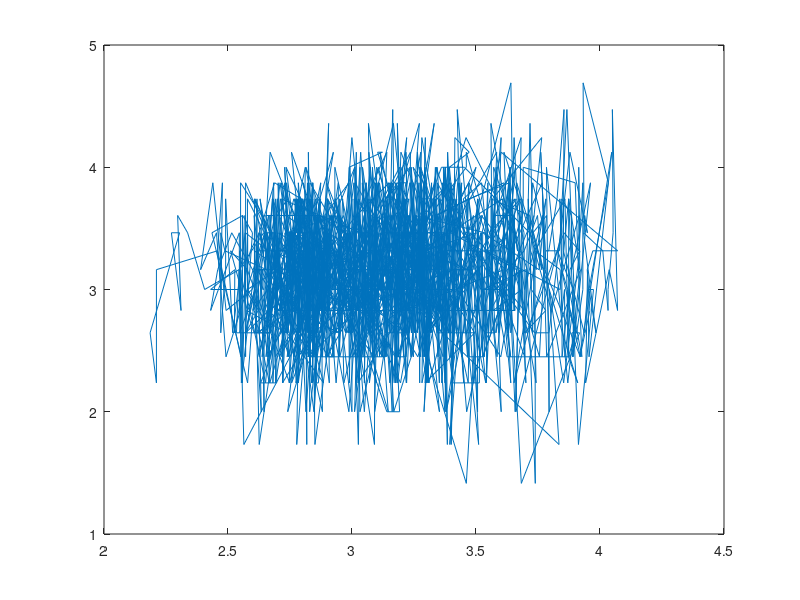

Here is the MATLAB script that generated this plot:
random_sample1 = poissrnd(10,1,2000);
SQ = sqrt(random_sample1);
l = 2000; % length of the data set
k = 20; % sample size 

for i = k+1:l-k
        StanD(i-k) = std(random_sample1(i-k:i+k));
%         pause
end

figure;plot(StanD,SQ(k+1:l-k))
mean(random_sample1)
var(random_sample1)